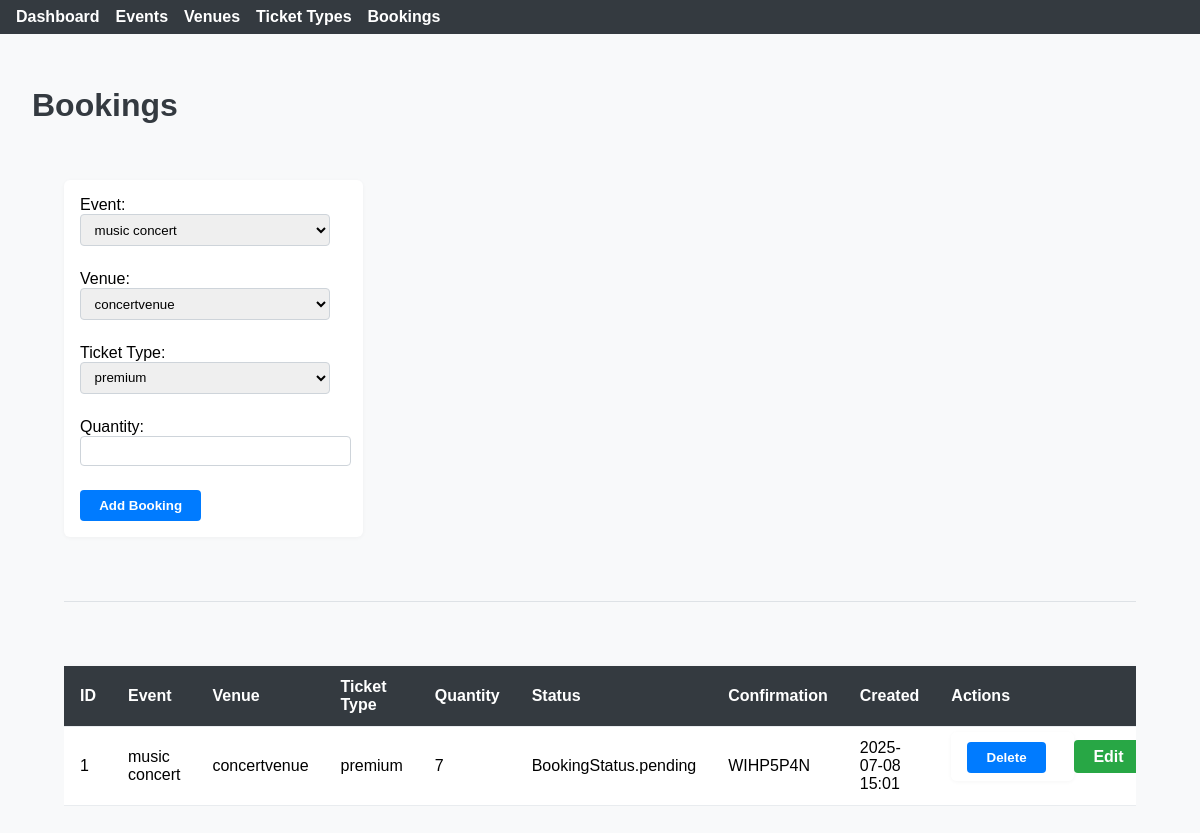
Screenshot of /bookings with the database file from the repository.
### ticket-booking-system/main.py (models this page shows)
class Booking(Base):
    __tablename__ = "bookings"
    id = Column(Integer, primary_key=True, index=True)
    event_id = Column(Integer, ForeignKey("events.id"), nullable=False)
    venue_id = Column(Integer, ForeignKey("venues.id"), nullable=False)
    ticket_type_id = Column(Integer, ForeignKey("ticket_types.id"), nullable=False)
    quantity = Column(Integer, nullable=False)
    status = Column(Enum(BookingStatus), default=BookingStatus.pending, nullable=False)
    confirmation_code = Column(String, unique=True, index=True, nullable=False)
    created_at = Column(DateTime, default=datetime.utcnow)
    event = relationship("Event", back_populates="bookings")
    ticket_type = relationship("TicketType", back_populates="bookings")

class Event(Base):
    __tablename__ = "events"
    id = Column(Integer, primary_key=True, index=True)
    name = Column(String, nullable=False)
    description = Column(String)
    date = Column(DateTime, nullable=False)
    venue_id = Column(Integer, ForeignKey("venues.id"), nullable=False)
    venue = relationship("Venue", back_populates="events")
    ticket_types = relationship("TicketType", back_populates="event", cascade="all, delete-orphan")
    bookings = relationship("Booking", back_populates="event", cascade="all, delete-orphan")

class Venue(Base):
    __tablename__ = "venues"
    id = Column(Integer, primary_key=True, index=True)
    name = Column(String, unique=True, nullable=False)
    address = Column(String, nullable=False)
    capacity = Column(Integer, nullable=False)
    events = relationship("Event", back_populates="venue", cascade="all, delete-orphan")

class TicketType(Base):
    __tablename__ = "ticket_types"
    id = Column(Integer, primary_key=True, index=True)
    name = Column(String, nullable=False)  # VIP, Standard, Economy
    price = Column(Float, nullable=False)
    event_id = Column(Integer, ForeignKey("events.id"), nullable=False)
    event = relationship("Event", back_populates="ticket_types")
    bookings = relationship("Booking", back_populates="ticket_type", cascade="all, delete-orphan")

### ticket-booking-system/main.py (the view)
@app.get("/bookings", response_class=HTMLResponse)
def bookings_page(request: Request, db: Session = Depends(get_db)):
    bookings = db.query(Booking).all()
    events = db.query(Event).all()
    venues = db.query(Venue).all()
    ticket_types = db.query(TicketType).all()
    bookings_out = []
    for b in bookings:
        event = next((e for e in events if e.id == b.event_id), None)
        venue = next((v for v in venues if v.id == b.venue_id), None)
        ticket_type = next((t for t in ticket_types if t.id == b.ticket_type_id), None)
        bookings_out.append({
            "id": b.id,
            "event_name": event.name if event else b.event_id,
            "venue_name": venue.name if venue else b.venue_id,
            "ticket_type_name": ticket_type.name if ticket_type else b.ticket_type_id,
            "quantity": b.quantity,
            "status": b.status,
            "confirmation_code": b.confirmation_code,
            "created_at": b.created_at.strftime("%Y-%m-%d %H:%M")
        })
    return templates.TemplateResponse("bookings.html", {
        "request": request,
        "bookings": bookings_out,
        "events": events,
        "venues": venues,
        "ticket_types": ticket_types
    })

### ticket-booking-system/static/templates/bookings.html (shortened to what this page needs)
{% extends "base.html" %}
{% block content %}
<h1 style="margin-bottom:1.5rem; color:#343a40;">Bookings</h1>
<div class="main-container">
<form method="post" action="/bookings" style="margin-bottom:2rem;">
    <label>Event:
        <select name="event_id" required>
            {% for event in events %}
            <option value="{{ event.id }}">{{ event.name }}</option>
            {% endfor %}
        </select>
    </label>
    <label>Venue:
        <select name="venue_id" required>
            {% for venue in venues %}
            <option value="{{ venue.id }}">{{ venue.name }}</option>
            {% endfor %}
        </select>
    </label>
    <label>Ticket Type:
        <select name="ticket_type_id" required>
            {% for t in ticket_types %}
            <option value="{{ t.id }}">{{ t.name }}</option>
            {% endfor %}
        </select>
    </label>
    <label>Quantity: <input type="number" name="quantity" min="1" required></label>
    <button type="submit">Add Booking</button>
</form>
<hr>
<div class="table-responsive">
<table>
    <thead>
        <tr>
            <th>ID</th><th>Event</th><th>Venue</th><th>Ticket Type</th><th>Quantity</th><th>Status</th><th>Confirmation</th><th>Created</th><th>Actions</th>
        </tr>
    </thead>
    <tbody>
        {% for b in bookings %}
        <tr>
            <td>{{ b.id }}</td>
            <td>{{ b.event_name }}</td>
            <td>{{ b.venue_name }}</td>
            <td>{{ b.ticket_type_name }}</td>
            <td>{{ b.quantity }}</td>
            <td>{{ b.status }}</td>
            <td>{{ b.confirmation_code }}</td>
            <td>{{ b.created_at }}</td>
            <td style="white-space:nowrap;">
                <form method="post" action="/bookings/{{ b.id }}/delete" style="display:inline;">
                    <button type="submit">Delete</button>
                </form>
                <a href="/bookings/{{ b.id }}/edit" class="button-link">Edit</a>
            </td>
        </tr>
        {% endfor %}
    </tbody>
</table>
</div>
</div>
{% endblock %}

### ticket-booking-system/static/templates/base.html (shortened to what this page needs)
<!DOCTYPE html>
<html lang="en">
<head>
    <link rel="stylesheet" href="/static/style.css">
</head>
<body>
    <nav>
        <ul>
            <li><a href="/">Dashboard</a></li>
            <li><a href="/events">Events</a></li>
            <li><a href="/venues">Venues</a></li>
            <li><a href="/ticket-types">Ticket Types</a></li>
            <li><a href="/bookings">Bookings</a></li>
        </ul>
    </nav>
    <main>
        {% block content %}{% endblock %}
    </main>
</body>
</html>

### ticket-booking-system/static/style.css (style rules this page uses)
body { font-family: Arial, sans-serif; margin: 0; padding: 0; background: #f8f9fa; }
nav { background: #343a40; padding: 0.5rem 1rem; }
nav ul { list-style: none; margin: 0; padding: 0; display: flex; gap: 1rem; }
nav ul li a { color: #fff; text-decoration: none; font-weight: bold; }
main { padding: 2rem; }
.table-responsive { width: 100%; overflow-x: auto; margin-top: 2rem; }
main, .main-container { max-width: 1200px; margin: 0 auto; padding: 2rem; }
table { width: 100%; border-collapse: collapse; margin-top: 2rem; background: #fff; box-shadow: 0 2px 8px rgba(0,0,0,0.05); }
th, td { padding: 0.75rem 1rem; border-bottom: 1px solid #e9ecef; text-align: left; }
th { background: #343a40; color: #fff; }
form { margin-bottom: 1.5rem; background: #fff; padding: 1rem; border-radius: 6px; box-shadow: 0 1px 4px rgba(0,0,0,0.04); display: inline-block; }
label { display: block; margin-bottom: 0.5rem; font-weight: 500; }
input[type="number"], select { padding: 0.4rem 0.6rem; border: 1px solid #ced4da; border-radius: 4px; margin-bottom: 1rem; width: 100%; max-width: 250px; }
button { background: #007bff; color: #fff; border: none; padding: 0.5rem 1.2rem; border-radius: 4px; cursor: pointer; font-weight: 600; margin-right: 0.5rem; transition: background 0.2s; }
a.button-link { background: #28a745; color: #fff !important; padding: 0.5rem 1.2rem; border-radius: 4px; text-decoration: none; font-weight: 600; margin-right: 0.5rem; transition: background 0.2s; }
hr { margin: 2rem 0; border: none; border-top: 1px solid #dee2e6; }

### rows the page displays
Booking: id "1", event_name "music concert", venue_name "concertvenue", ticket_type_name "premium", quantity "7", status "BookingStatus.pending", confirmation_code "WIHP5P4N", created_at "2025-07-08 15:01"

### other values shown
form field event_id "music concert"
form field venue_id "concertvenue"
form field ticket_type_id "premium"
